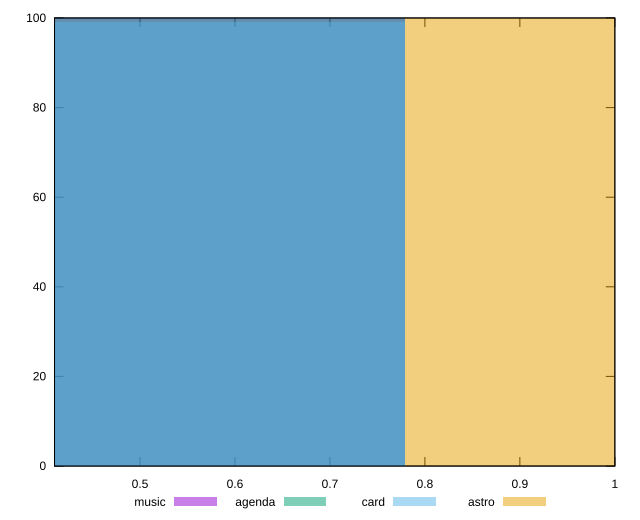

Reproduce this figure in gnuplot.
reset

$music <<EOF
0.5190852095001948 100
EOF

$agenda <<EOF
0.5190852095001948 100
EOF

$card <<EOF
0.5190852095001948 99
EOF

$astro <<EOF
1.0381704190003895 100
EOF

set key outside below
set boxwidth 0.5190852095001948
set xrange [0.41:1]
set yrange [0:100]
set trange [0:100]
set style fill transparent solid 0.5 noborder
set terminal svg size 640, 520 enhanced background rgb 'white'
set output "reports/report_00030_2021-02-24T20-42-31.540Z/uses-rel-preload/comparison/histogram/all_score.svg"

plot $music title "music" with boxes, \
     $agenda title "agenda" with boxes, \
     $card title "card" with boxes, \
     $astro title "astro" with boxes

reset
